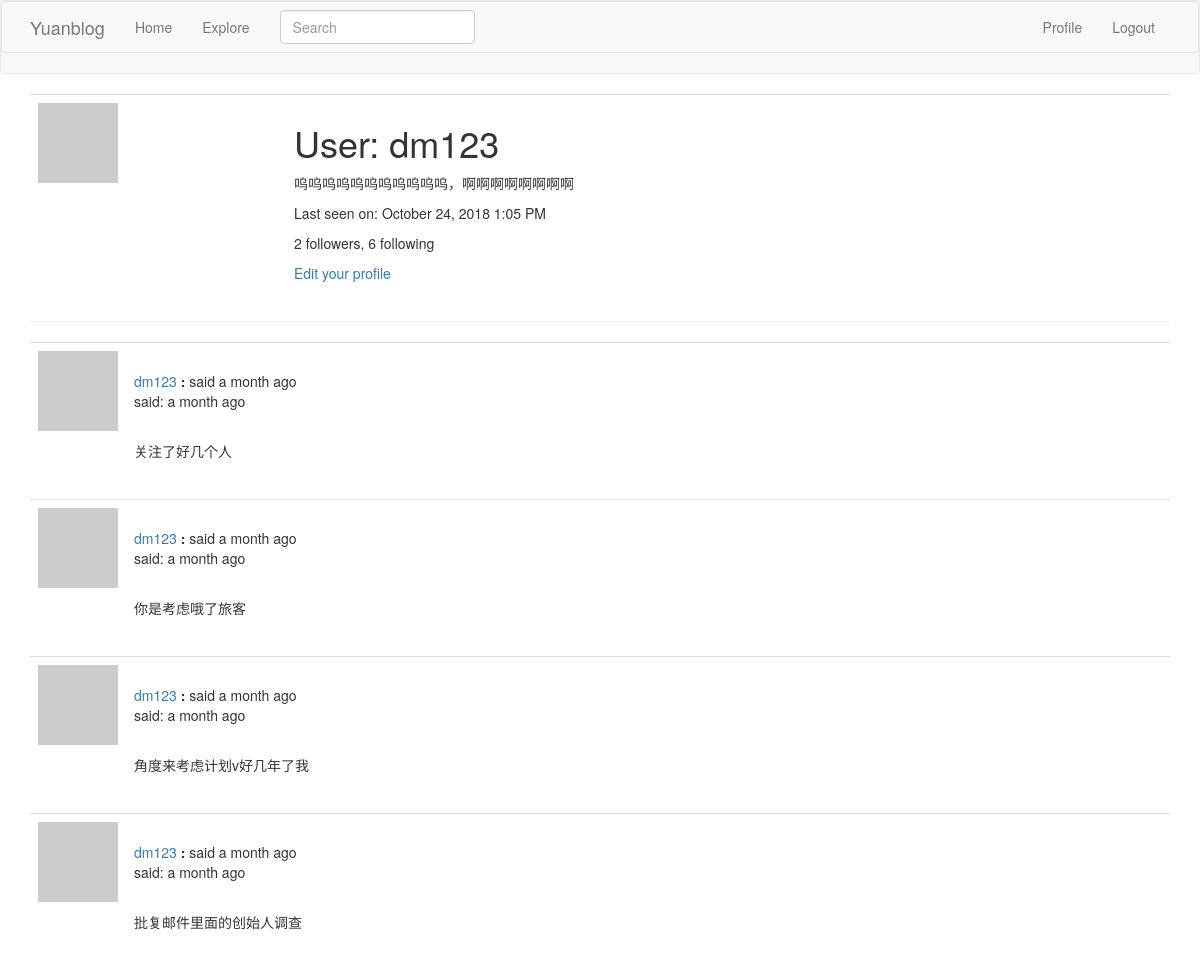
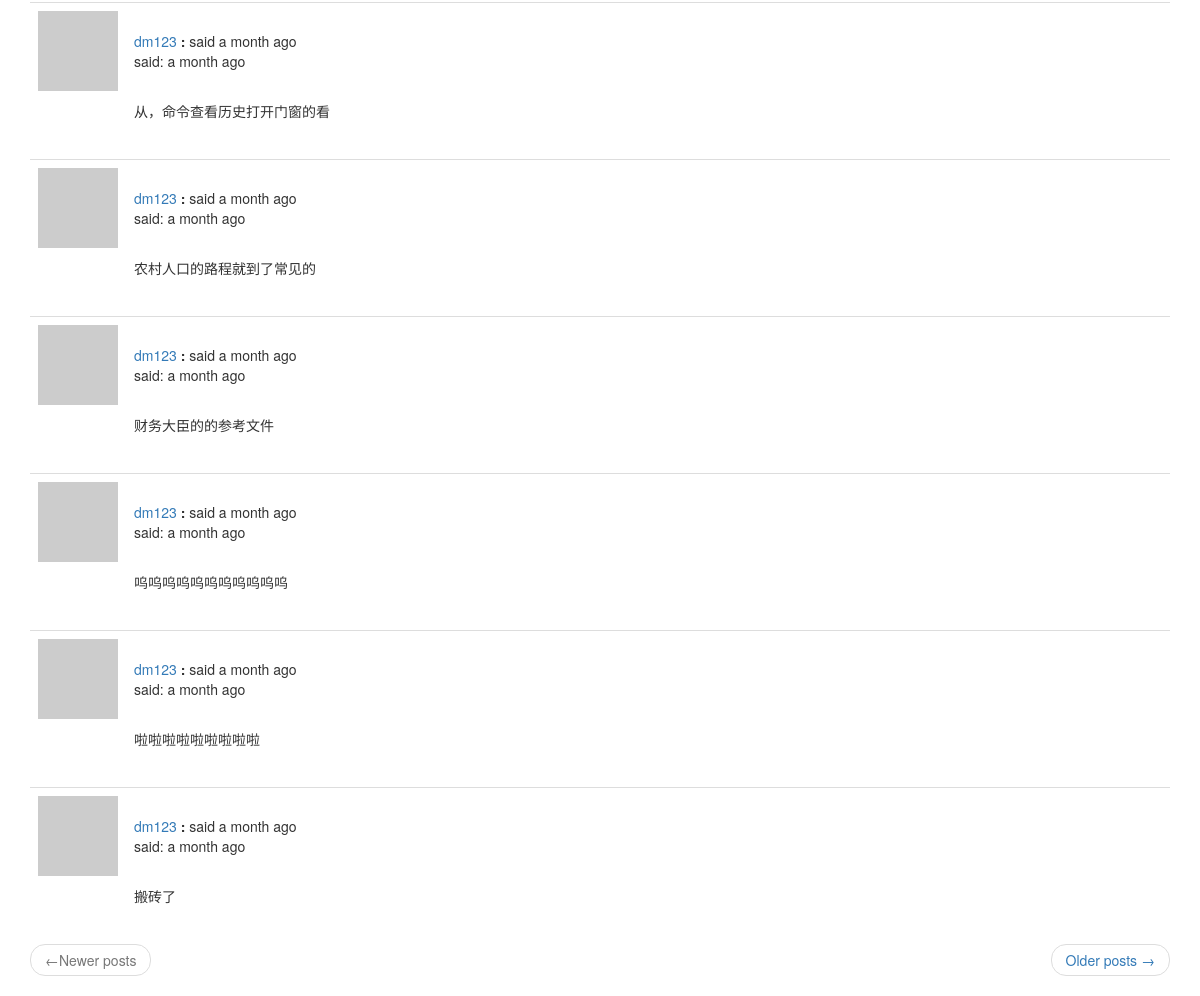
The app's page /user/dm123 (signed in) with its own data (2 pictures, top to bottom).
### app/models.py (models this page shows, shortened)
class PaginatedAPIMixin(object):
    @staticmethod
    def to_collection_dict(query, page, per_page, endpoint, **kwargs):
        resources = query.paginate(page, per_page, False)
        data = {
            'items': [item.to_dict() for item in resources.items],
            '_meta': {
                'page': page,
                'per_page': per_page,
                'total_pages': resources.pages,
                'total_items': resources.total
            },
            '_links': {
                'self': url_for(endpoint, page=page, per_page=per_page),
                'next': url_for(endpoint, page=page+1, per_page=per_page, **kwargs) if resources.has_next else None,
                'prev': url_for(endpoint, page=page - 1, per_page=per_page, **kwargs) if resources.has_prev else None
            }
        }
        return data

class User(PaginatedAPIMixin, UserMixin, db.Model):
    id = db.Column(db.Integer, primary_key=True)
    username = db.Column(db.String(64), index=True, unique=True)
    email = db.Column(db.String(128), index=True, unique=True)
    password_hash = db.Column(db.String(128))
    posts = db.relationship('Post', backref='author', lazy='dynamic')
    about_me = db.Column(db.String(140))
    last_date = db.Column(db.DateTime, default=datetime.utcnow)
    followed = db.relationship(
        'User', secondary=followers,
        primaryjoin=(followers.c.follower_id == id),
        secondaryjoin=(followers.c.followed_id == id),
        backref=db.backref('followers', lazy='dynamic'), lazy='dynamic')
    def avatar(self, size):
        digest = hashlib.md5(self.email.lower().encode('utf-8')).hexdigest()
        return 'https://www.gravatar.com/avatar/{}?d=identicon&s={}'.format(digest, size)
    @login.user_loader
    def load_user(id):
        return User.query.get(int(id))

class SearchableMixin(object):
    @classmethod
    def before_commit(cls, session):
        session._changes = {
            'add': list(session.new),
            'update': list(session.dirty),
            'delete': list(session.deleted)
        }
    @classmethod
    def after_commit(cls, session):
        for obj in session._changes['add']:
            if isinstance(obj, SearchableMixin):
                add_to_index(obj.__tablename__, obj)
        for obj in session._changes['update']:
            if isinstance(obj, SearchableMixin):
                add_to_index(obj.__tablename__, obj)
        for obj in session._changes['delete']:
            if isinstance(obj, SearchableMixin):
                remove_from_index(obj.__tablename__, obj)
        session._changes = None

class Post(SearchableMixin, db.Model):
    __searchable__ = ['body']
    id = db.Column(db.Integer, primary_key=True)
    body = db.Column(db.String(140))
    timestamp = db.Column(db.DateTime, index=True, default=datetime.utcnow)
    user_id = db.Column(db.Integer, db.ForeignKey('user.id'))
    language = db.Column(db.String(5))

### app/main/routes.py (the view)
@bp.route('/user/<username>')
@login_required
def user(username):
    user = User.query.filter_by(username=username).first_or_404()
    page = request.args.get('page', 1, type=int)
    posts = user.posts.order_by(Post.timestamp.desc()).paginate(
        page, current_app.config['POSTS_PER_PAGE'], False)
    next_url = url_for('main.user', username=user.username, page=posts.next_num) \
        if posts.has_next else None
    prev_url = url_for('main.user', username=user.username, page=posts.prev_num) \
        if posts.has_prev else None
    return render_template('user.html', user=user, posts=posts.items,
                           next_url=next_url, prev_url=prev_url)

### app/main/forms.py
class SearchForm(FlaskForm):
    q = StringField(_l('Search'), validators=[DataRequired()])
    def __init__(self, *args, **kwargs):
        if 'formdata' not in kwargs:
            kwargs['formdata'] = request.args
        if 'csrf_enabled' not in kwargs:
            kwargs['csrf_enabled'] = False
        super(SearchForm, self).__init__(*args, **kwargs)

### app/main/routes.py (called while the page is built)
@bp.before_app_request
def before_request():
    if current_user.is_authenticated:
        current_user.last_date = datetime.utcnow()
        db.session.commit()
        g.search_form = SearchForm()
    g.locale = str(get_locale())

### app/templates/user.html
{% extends "base.html" %}
{% block app_content %}
    <table class="table table-hover">
        <tr>
            <td width="256px"><img src="{{ user.avatar(256) }}"></td>
            <td>
                <h1>{{ _('User:') }} {{ user.username }}</h1>
                {% if user.about_me %}<p>{{ user.about_me }}</p>{% endif %}
                {% if user.last_date %}
                    <p>{{ _('Last seen on:') }} {{ moment(user.last_date).format('LLL') }}</p>
                {% endif %}
                <p>{{ _('%(count)d followers', count=user.followers.count()) }}, {{ _('%(count)d following', count=user.followed.count()) }}</p>
                {% if user == current_user %}
                <p><a href="{{ url_for('main.edit_profile') }}">{{ _('Edit your profile') }}</a></p>
                {% elif not current_user.is_following(user) %}
                <p><a href="{{ url_for('main.follow', username=user.username) }}">{{ _('Follow') }}</a></p>
                {% else %}
                <p><a href="{{ url_for('main.un_follow', username=user.username) }}">{{ _('UnFollow') }}</a></p>
                {% endif %}
            </td>
        </tr>
    </table>
<hr>
{% for post in posts %}
    {% include '_post.html' %}
{% endfor %}
    <nav aria-label="...">
        <ul class="pager">
            <li class="previous{% if not prev_url %} disabled{% endif %}">
                <a href="{{ prev_url or '#' }}">
                    <span aria-hidden="true">&larr;</span>{{ _('Newer posts') }}
                </a>
            </li>
            <li class="next{% if not next_url %} disabled{% endif %}">
                <a href="{{ next_url or '#' }}">
                    {{ _('Older posts') }} <span aria-hidden="true">&rarr;</span>
                </a>
            </li>
        </ul>
    </nav>
{% endblock %}

### app/templates/_post.html (shortened to what this page needs)
<table class="table table-hover">
    <tr>
        <td width="70px">
            <a href="{{ url_for('main.user', username=post.author.username) }}">
                <img src="{{ post.author.avatar(70) }}">
            </a>
        </td>
        <td style="word-wrap: break-word">
            <br>
            {{ _('%(username)s said %(when)s', username=user_link, when=moment(post.timestamp).fromNow()) }}
            <p>{{ _('said:') }} {{ moment(post.timestamp).fromNow() }}</p>
            <br>
            <p>{{ post.body }}</p>
        </td>
    </tr>
</table>

### records on screen
User: username "dm123", about_me "呜呜呜呜呜呜呜呜呜呜呜，啊啊啊啊啊啊啊啊", last_date "October 24, 2018 1:05 PM"
Post: timestamp "a month ago", body "关注了好几个人"
Post: timestamp "a month ago", body "你是考虑哦了旅客"
Post: timestamp "a month ago", body "角度来考虑计划v好几年了我"
Post: timestamp "a month ago", body "批复邮件里面的创始人调查"
Post: timestamp "a month ago", body "从，命令查看历史打开门窗的看"
Post: timestamp "a month ago", body "农村人口的路程就到了常见的"
Post: timestamp "a month ago", body "财务大臣的的参考文件"
Post: timestamp "a month ago", body "呜呜呜呜呜呜呜呜呜呜呜"
Post: timestamp "a month ago", body "啦啦啦啦啦啦啦啦啦"
Post: timestamp "a month ago", body "搬砖了"
